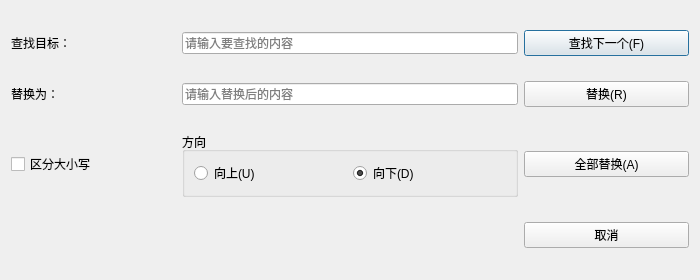
<?xml version="1.0" encoding="UTF-8"?>
<ui version="4.0">
 <class>ReplaceDialog</class>
 <widget class="QDialog" name="ReplaceDialog">
  <property name="geometry">
   <rect>
    <x>0</x>
    <y>0</y>
    <width>700</width>
    <height>280</height>
   </rect>
  </property>
  <property name="windowTitle">
   <string>替换</string>
  </property>
  <layout class="QGridLayout" name="gridLayout">
   <item row="0" column="0">
    <widget class="QLabel" name="labelFind">
     <property name="text">
      <string>查找目标：</string>
     </property>
    </widget>
   </item>
   <item row="0" column="1" colspan="2">
    <widget class="QLineEdit" name="lineEditFind">
     <property name="placeholderText">
      <string>请输入要查找的内容</string>
     </property>
    </widget>
   </item>
   <item row="0" column="3">
    <widget class="QPushButton" name="btnFindNext">
     <property name="text">
      <string>查找下一个(F)</string>
     </property>
     <property name="default">
      <bool>true</bool>
     </property>
    </widget>
   </item>
   <item row="1" column="0">
    <widget class="QLabel" name="labelReplace">
     <property name="text">
      <string>替换为：</string>
     </property>
    </widget>
   </item>
   <item row="1" column="1" colspan="2">
    <widget class="QLineEdit" name="lineEditReplace">
     <property name="placeholderText">
      <string>请输入替换后的内容</string>
     </property>
    </widget>
   </item>
   <item row="1" column="3">
    <widget class="QPushButton" name="btnReplace">
     <property name="text">
      <string>替换(R)</string>
     </property>
    </widget>
   </item>
   <item row="2" column="0">
    <widget class="QCheckBox" name="checkCase">
     <property name="text">
      <string>区分大小写</string>
     </property>
    </widget>
   </item>
   <item row="2" column="1" colspan="2">
    <widget class="QGroupBox" name="groupDirection">
     <property name="title">
      <string>方向</string>
     </property>
     <layout class="QHBoxLayout" name="horizontalLayout">
      <item>
       <widget class="QRadioButton" name="radioUp">
        <property name="text">
         <string>向上(U)</string>
        </property>
       </widget>
      </item>
      <item>
       <widget class="QRadioButton" name="radioDown">
        <property name="text">
         <string>向下(D)</string>
        </property>
        <property name="checked">
         <bool>true</bool>
        </property>
       </widget>
      </item>
     </layout>
    </widget>
   </item>
   <item row="2" column="3">
    <widget class="QPushButton" name="btnReplaceAll">
     <property name="text">
      <string>全部替换(A)</string>
     </property>
    </widget>
   </item>
   <item row="3" column="3">
    <widget class="QPushButton" name="btnCancel">
     <property name="text">
      <string>取消</string>
     </property>
    </widget>
   </item>
  </layout>
 </widget>
 <tabstops>
  <tabstop>lineEditFind</tabstop>
  <tabstop>lineEditReplace</tabstop>
  <tabstop>btnFindNext</tabstop>
  <tabstop>btnReplace</tabstop>
  <tabstop>btnReplaceAll</tabstop>
  <tabstop>checkCase</tabstop>
  <tabstop>radioUp</tabstop>
  <tabstop>radioDown</tabstop>
  <tabstop>btnCancel</tabstop>
 </tabstops>
 <resources/>
 <connections>
  <connection>
   <sender>btnCancel</sender>
   <signal>clicked()</signal>
   <receiver>ReplaceDialog</receiver>
   <slot>reject()</slot>
  </connection>
 </connections>
</ui>
